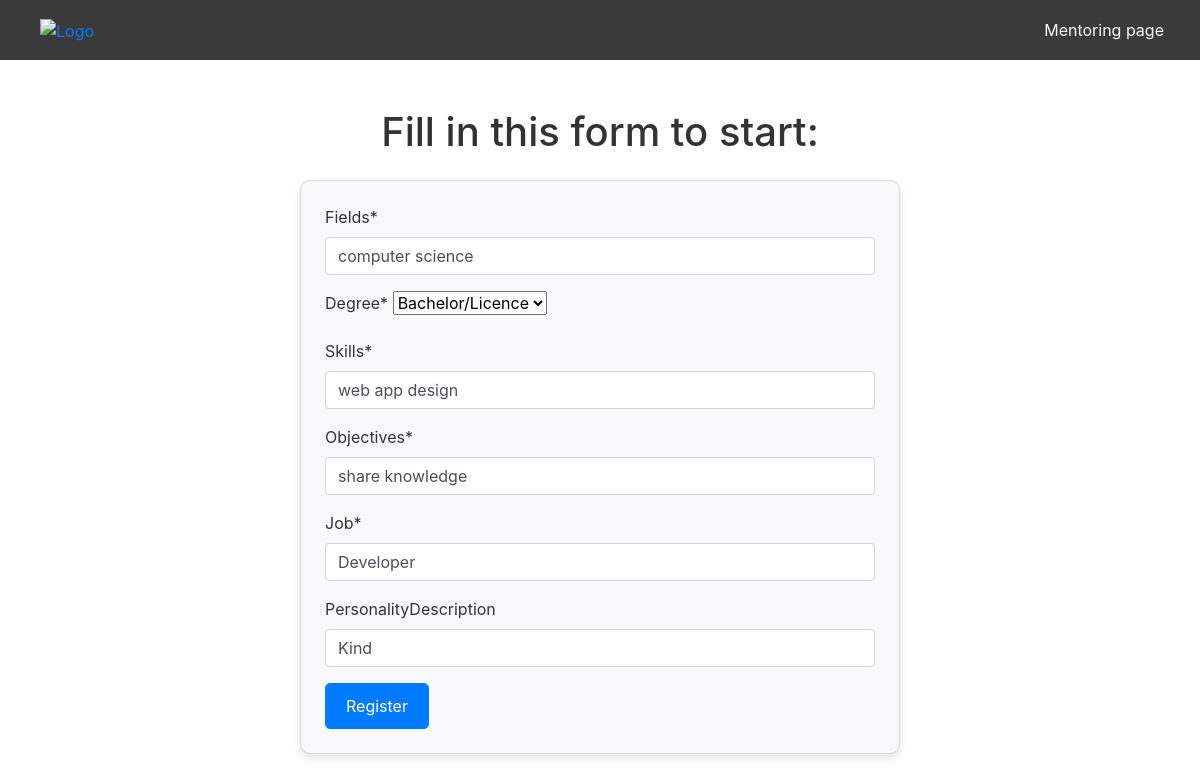
Screenshot of /en/mentor_page/ (signed in) with the database file from the repository.
### mentoring_app/models.py (models this page shows, shortened)
class Mentor(models.Model):
    DEGREE_CHOICES = (
        ('BAC', 'Baccalauréat'),
        ('BTS', 'BTS'),
        ('DUT', 'DUT'),
        ('LIC', 'Bachelor/Licence'),
        ('MAS', 'Master'),
        ('DOC', 'PHD/Doctorat'),
    )
    Fields = models.CharField(max_length=100)
    Degree = models.CharField(max_length=100, choices=DEGREE_CHOICES)
    Skills = models.CharField(max_length=100)
    Objectives = models.CharField(max_length=100)
    Job = models.CharField(max_length=100)
    PersonalityDescription = models.CharField(max_length=100, blank=True)
    profile = models.ForeignKey(Profile, on_delete=models.CASCADE)

### mentoring_app/views.py (the view)
# urls.py: path('mentor_page/', views.mentor_page, name='mentor_page'),
@login_required
def mentor_page(request):
    user_profile = Profile.objects.get(user=request.user)
    try:
        mentor = Mentor.objects.get(profile=user_profile)
        form = MentorForm(request.POST or None, instance=mentor)
    except Mentor.DoesNotExist:
        form = MentorForm(request.POST or None)
    if request.method == 'POST' and form.is_valid():
        mentor_instance = form.save(commit=False)
        mentor_instance.profile = user_profile
        mentor_instance.save()
        return redirect('register_page')
    return render(request, 'mentoring_app/mentor_page.html', {'form': form})

### mentoring_app/forms.py
class MentorForm(forms.ModelForm):
    class Meta:
        model = Mentor
        fields = ['Fields', 'Degree', 'Skills', 'Objectives', 'Job', 'PersonalityDescription']

### templates/mentoring_app/mentor_page.html (shortened to what this page needs)
{% extends 'base_site.html' %}
{% load crispy_forms_tags %}
{% load i18n %}
{% load static %}
{% block navbar %}
    {% include 'nav_mentoring.html' %}
{% endblock %}
{% block content %}
    <div class="container mt-5 text-center mb-4" style="margin-top: 120px;">
        <h1>{% trans 'Fill in this form to start:' %}</h1>
    </div>
    <div class="card p-4 form-container">
        <form method="post" action="{% url 'register_page' %}">
            {{ form|crispy }}
            <button type="submit" class="btn btn-primary">{% trans 'Register' %}</button>
        </form>
    </div>
{% endblock %}

### static/css/settings.css (style rules this page uses)
body.light-mode { --background-color: #fff; --text-color: #333; --button-bg-color: #007bff; --button-text-color: #fff; }
body { background-color: var(--background-color); color: var(--text-color); }
.btn { background-color: var(--button-bg-color); color: var(--button-text-color); }

### templates/mentoring_app/mentor_page.html (style rules this page uses)
.card { box-shadow: 0 4px 8px rgba(0, 0, 0, 0.1); border-radius: 10px; padding: 20px; background-color: #f8f9fa; margin-top: 20px; }
.form-control { border-radius: 4px; border: 1px solid #ced4da; }
.btn-primary { background-color: #007bff; border-color: #007bff; color: white; padding: 10px 20px; border-radius: 5px; cursor: pointer; transition: background-color 0.3s; }
.form-container { max-width: 600px; margin: 0 auto; padding: 20px; }

### rows the page displays
Mentor: Fields "computer science", Degree "Bachelor/Licence", Skills "web app design", Objectives "share knowledge", Job "Developer", PersonalityDescription "Kind"
